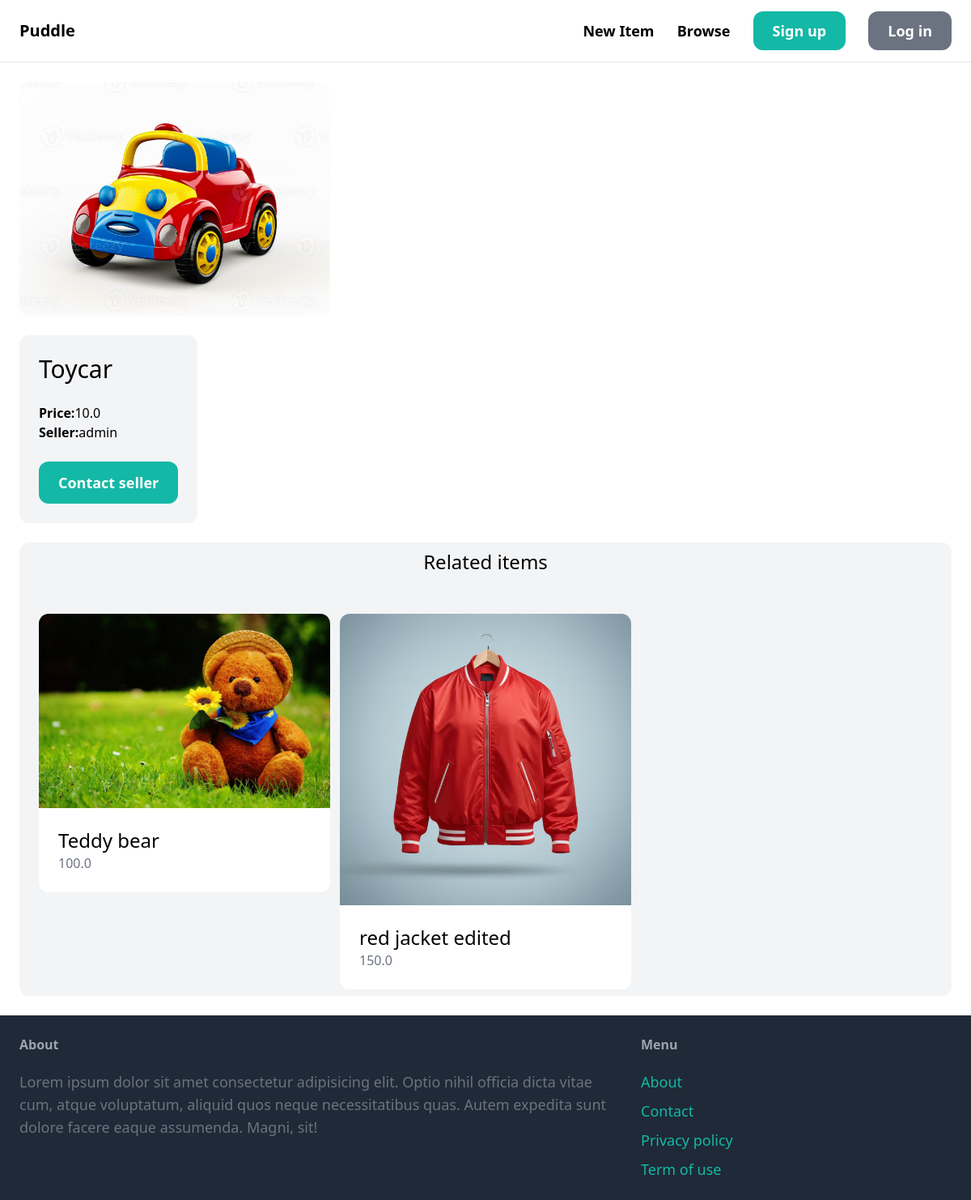
Screenshot of /items/3/ with the database file from the repository.
### item/models.py (models this page shows, shortened)
class Item(models.Model):
    category = models.ForeignKey(Category,related_name='items', on_delete=models.CASCADE)
    name = models.CharField(max_length=255)
    description = models.TextField(blank=True, null=True)
    price = models.FloatField()
    image = models.ImageField(upload_to='item_images', blank=True, null=True)
    is_sold = models.BooleanField(default=False)
    created_by = models.ForeignKey(User,related_name='items', on_delete=models.CASCADE)
    created_at = models.DateTimeField(auto_now_add=True)

### item/views.py (the view)
# urls.py: path('<int:pk>/', views.detail, name='detail'),
def detail(request, pk):
    item = get_object_or_404(Item, pk=pk)
    related_items = Item.objects.filter(category=item.category, is_sold=False).exclude(pk=pk)[0:3]
    return render(request, 'item/detail.html', {
        'item': item,
        'related_items': related_items
    })

### item/templates/item/detail.html (shortened to what this page needs)
{% extends 'puddle_app/base.html' %}
{% block content %}
<div class="grid grid-col-5 gap-6">
    <div class="col-span-3">
        <img src="{{ item.image.url }}" alt="" class="rounded-xl w-1/3 h-auto ">
    </div>
    <div class="col-span-2 p-6 bg-gray-100 rounded-xl">
        <h1 class="mb-6 text-3xl">{{ item.name }}</h1>
        <p class="text-gry-500"><strong>Price:</strong>{{ item.price }}</p>
        <p class="text-gry-500"><strong>Seller:</strong>{{ item.created_by.username }}</p>
        {% if request.user == item.created_by %}
        <div class="mt-6 p-6 bg-white rounded-xl">
            <p>This is your item!</p>
            <a href="{% url 'item:edit' item.id %}" class="inline-block mt-6 px-6 py-3 text-lg font-semibold bg-teal-500 text-white rounded-xl">Edit</a>
            <a href="{% url 'item:delete' item.id %}" class="inline-block mt-6 px-6 py-3 text-lg font-semibold bg-red-500 text-white rounded-xl">Delete</a>
        </div>
        {% else %}
        <a href="#" class="inline-block mt-6 px-6 py-3 text-lg font-semibold bg-teal-500 text-white rounded-xl hover:bg-teal-700">Contact seller</a>
    </div>
        {% endif %}
</div>
<div class="mt-6 px-6 py-2 bg-gray-100 rounded-xl">
    <h2 class="mb-12 text-2xl text-center">Related items</h2>
    <div class="grid grid-cols-3 gap-3">
        {% for item in related_items %}
        <div>
            <a href="{% url 'item:detail' item.id %}">
                <div>
                    <img src="{{ item.image.url}}" alt="" class="rounded-t-xl ">
                </div>
                <div class="p-6 bg-white rounded-b-xl">
                    <h2 class="text-2xl">{{ item.name }}</h2>
                    <p class="text-gray-500">{{ item.price }}</p>
                </div>
            </a>
        </div>
        {% endfor %}
    </div>
</div>
{% endblock %}

### rows the page displays
Item: image (picture), name "Toycar", price "10.0", created_by.username "admin"
Item: image (picture), name "Teddy bear", price "100.0"
Item: image (picture), name "red jacket edited", price "150.0"
